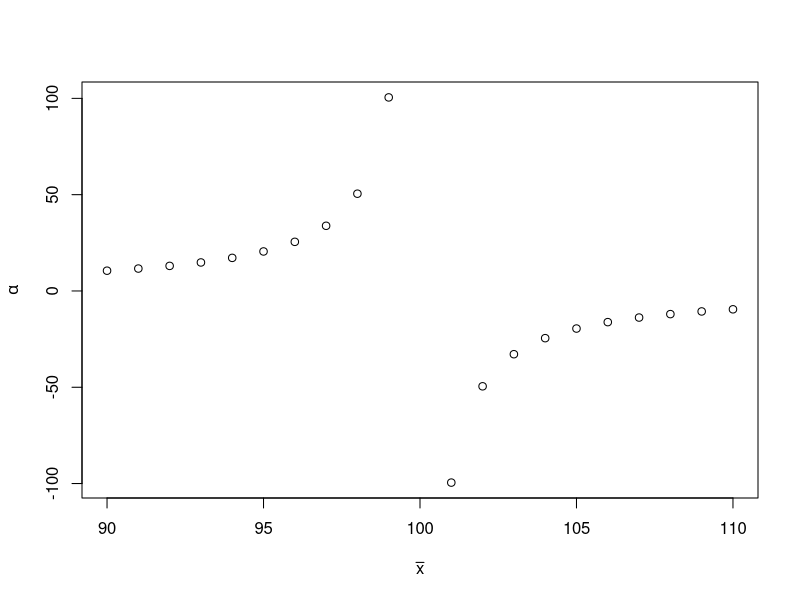

Recreate this plot in R. (Note: this script raises an error after producing the figure.)
## ---- chunk 1
xbar <-90:110
s <- 100
# MME
alpha_tilde <- 2*s^2/xbar^2 * 1/(s^2/xbar^2 - 1)
lambda_tilde <- xbar*(alpha_tilde -1)
plot(xbar,alpha_tilde, xlab = expression(bar(x)), ylab = expression(alpha))

## ---- chunk 2
# discrete random variable
x <- c(1,2) #1 = type A, 2 = type B
px <- c(0.9,0.1)

alpha <- c(3,4)
beta <- c(400,1000)

claim <- 1000

pclaim <- ppareto(claim, shape = alpha, scale = beta, lower.tail = FALSE)

ans1 <- px %*% pclaim 

EXtype <-  beta/(alpha - 1)

EX2type <- alpha*beta^2/((alpha-1)^2 * (alpha-2)   ) + EXtype^2

EX <- px %*% EXtype

EX2 <- px %*% EX2type


VX <- EX2 - (EX)^2 
SX <- sqrt(VX)

alpha_tilde <- 2*VX/EX^2 * 1/(VX/EX^2 - 1) #/tilde/alpha
beta_tilde <- EX*(alpha_tilde -1)

pYclaim <- ppareto(claim, shape = alpha_tilde, scale = beta_tilde, lower.tail = FALSE)


## ---- chunk 3
EX <- 200
VX <- 2916

sigma_tilda <- sqrt(log(  VX/EX^2 +1  ))  # gives \tilde\sigma
mu_tilda <- log(EX) - sigma_tilda^2/2      # gives \tilde\mu

x <- 250

probx <- pnorm(log(x), mean = mu_tilda, sd = sigma_tilda, lower.tail = FALSE )
## ---- chunk 4


EY <- 200
VY <- 250^2

d<-100

alpha_tilde <- 2*VY/EY^2 * 1/(VY/EY^2 - 1) #/tilde/alpha
beta_tilde <- EY*(alpha_tilde -1)

lambda_tilde <- beta_tilde - d

ans2  <- ppareto(d,shape=alpha_tilde,scale=beta_tilde)

pYclaim <- ppareto(claim, shape = alpha_tilde, scale = beta_tilde, lower.tail = FALSE)


EYI <- 160
M <- (lambda_tilde + d)/(1 - (alpha_tilde - 1)*EYI/(lambda_tilde + d))^{1/(alpha_tilde - 1)} - (lambda_tilde + d)

## ---- chunk 5
# Compound Poisson Distribution
# CP(lambda,FX)
# N ~ Poisson(lambad) = Poisson(10)
# X ~ Ga(alpha,beta)= Pa(2,1)

lambda <-20
alpha <- 2
beta <- 1


r <- c(1,2,3)
mr <- (1/beta^r)*(gamma(alpha + r)/gamma(alpha))


ES <- lambda*mr[1]
VS <- lambda*mr[2]
Sk <- (lambda * mr[3])/(lambda * mr[2])^(3/2)   
## ---- chunk 6
policyLimit <- 125
lambda <- 0.02

n <- c(60,40)

lambda <- lambda*n
deductible <- c(10,0)

# First group of policies
x <- c(50,150,200)
px <- c(1/3,1/3,1/3)

x1 <- sapply(x-deductible[1], function(i){min(i, policyLimit)})
x1 <- unique(x1)
x2 <- sapply(x-deductible[2], function(i){min(i, policyLimit)})
x2 <- unique(x2)

# Hard coding
px1 <- c(1/3,2/3)
px2 <- c(1/3,2/3)

EX1 <- px1 %*% x1
EX2 <- px2 %*% x2

ES1 <- lambda[1]*EX1
ES2 <- lambda[2]*EX2
## ---- chunk 7
N <- c(0,1,2,3)
PN <- c(0.5,0.3,0.1,0.1)

EN <- N %*% PN
EN2 <- N^2 %*% PN
VN <- EN2 - (EN)^2

# X ~ uniform U(a,b)
a <- 0
b <- 100

EX <- 1/2*(a + b)
EX2 <- 1/3*(a^2 +a*b +  b^2)

ES <- EN*EX
VS <- EN*(EX2 - EX^2) + VN*EX^2
## ---- chunk 8
# Compound Poisson Distribution
# CP(lambda,FX)
# N ~ Poisson(lambda) = Poisson(200)
# X ~ Exp(1/mu)

lambda <-200
muInit <- 500

#Proportional factor
alpha <- c(0.8,0.2)

r <- c(1,2)
# for insurer after proportional reinsurance
mu <- muInit*alpha

mrX <- gamma(r+1)*(muInit[1])^r
mrY <- gamma(r+1)*(mu[1])^r  #mrI[1] and mrI[2] (for insurer)
mrZ <- gamma(r+1)*(mu[2])^r

ES <- lambda*mrX[1]
VS <- lambda*mrX[2]


ESI <- lambda*mrY[1]
VSI <- lambda*mrY[2]

ESR <- lambda*mrZ[1]
VSR <- lambda*mrZ[2]
## ---- chunk 9

N <- c(0,1,2,3)
PN <- c(0.5,0.3,0.1,0.1)

EN <- N %*% PN
EN2 <- N^2 %*% PN
VN <- EN2 - (EN)^2

# X ~ Pareto U(a,b)
alpha <- 4
beta <- 1

m1 <- beta/(alpha-1)
m2 <- (2*beta^2)/ ((alpha - 1) * (alpha -2))
m3 <- (6*beta^3)/ ((alpha - 1) * (alpha -2) * (alpha -3))

ES <- EN*m1
VS <- EN*(m2 - m1^2) + VN*m1^2
Sk <- (lambda * m3)/(lambda * m2)^(3/2)
## ---- chunk 10
# Compound Poisson Distribution
# CP(lambda,FX)
# N ~ Poisson(lambad) = Poisson(10)
# X ~ \mathcal{Pa}(alpha,beta)= \mathcal{Pa}(2,1)

lambda <-10
alpha <- 3
beta <- 2000


r <- c(1,2)
mr <- (beta^r)*(gamma(alpha - r)*gamma(1 + r))/gamma(alpha)


ES <- lambda*mr[1]
VS <- lambda*mr[2]
Sk <- (lambda * mr[3])/(lambda * mr[2])^(3/2)   

# Excess of loss reinsurance
M <- 1200
piM <- ppareto(M,shape = alpha, scale = beta, lower.tail = FALSE)

# Define W = X - M | X > M ~ \mathcal{Pa}(alpha,beta+M)
# Calculate E[W], E[W^2]
r <- c(1,2)
mrR <- ((beta+M)^r)*(gamma(alpha - r)*gamma(1 + r))/gamma(alpha)


lambdaR <- lambda*piM
ESR <- lambdaR*mrR[1]
VSR <- lambdaR*mrR[2]

theta  <- 0.15
thetaR <- 0.2

# Expected profit before reinsurance
EProfitBR <- theta*ES

# Expected profit after excess of loss reinsurance
EProfitAR <- theta*ES - thetaR*ESR

# the percentage reduction in the expected profit
reductionExpProfit <- 100*(EProfitBR - EProfitAR)/EProfitBR


### From X = Y + Z, now we will calculate E[Y^2] (see the formula from Gray p254)

eta <- beta/(beta + M)
EY2 <- (2*beta)*(beta*(1 - eta^(alpha - 2)) - (alpha -2)*M*eta^(alpha-1) )/((alpha-1)*(alpha-2))

ESI <- ES - ESR
VSI <- lambda*EY2

# the percentage reduction in the SD of  profit
reductionVarProfit <- 100*(sqrt(VS) - sqrt(VSI))/sqrt(VS)


## ---- chunk 11
# Compound Poisson Distribution
# CP(lambda,FX)
# N ~ Poisson(lambda) = Poisson(80)
# X ~ Exp(beta)

lambda <-80
beta <- 1/10

#retention level M = 20
M <- 20

mu <- 1/beta

#The proportion of claims which involve the reinsurer 
p <- exp(-M/mu)

EZ <- p*mu
EZ2 <- 2*p*mu^2
VZ <- EZ2 - EZ^2
covZ <- sqrt(VZ)/EZ


EX <- 1/beta
EX2 <- 2/beta^2

EY <- (1- exp(-beta*M))*EX

VY <- (1/beta^2)*(2 - exp(-beta*M)*( (beta*M)^2 + 2*(beta*M) + 2 )  ) + M^2*(exp(-beta*M)) - (EY)^2

EY2 <- 2*mu* (  mu*(1 - exp(-M/mu)) - M*exp(-M/mu)   )
VY <- EY2 - (EY)^2  
covY <- sqrt(VY)/EY


EZ <- exp(-M*beta)*EX
EZ2 <- 2*mu^2*exp(-M/mu)
VZ <- EZ2 - (EZ)^2  
covZ <- sqrt(VZ)/EZ
####


ES <- lambda*EX
VS <- lambda*EX2


ESI <- lambda*EY
VSI <- lambda*EY2

ESR <- lambda*EZ
VSR <- lambda*EZ2
## ---- chunk 12
fx <- c(0,1/2,1/4,1/4)
lambda <- 0.5
Fs <- aggregateDist("recursive", model.freq = "poisson",
                    model.sev = fx, lambda = lambda)

gr <- round(c(Fs(0), diff(Fs(0:11))),6)  # probability mass function
#plot(c(Fs(0), diff(Fs(0:11))) )     
## ---- chunk 13
lam <- 0.5 
f1 <- 2/3
f2 <- 1/3
g0 <- exp(-lam)
g1 <- lam*f1*g0
g2 <- 1/(3*2)*(g1 + g0)
g3 <- 1/(3*3)*(g2 + g1)
g4 <- 1/(3*4)*(g3 + g2)

## ---- chunk 14
n <- 1000
p <- 0.04
d <- 1 #deductible

lam2 <- 1/2
EX <- 1/lam2
EX2 <- 2/lam2^2


ES <- n*p*EX
VS <- n*p*(EX2- p*EX^2)

theta1 <- qnorm(0.95)*sqrt(VS)/ES

pstar <- p*exp(-lam2*d)

EY <- EX
EY2 <- EX2

ESD <- n*pstar*EY
VSD <- n*pstar*(EY2- pstar*EY^2)

theta2 <- qnorm(0.95)*sqrt(VS)/ES
## ---- chunk 15
b1 <- 1 #benefit amount
b2 <- 2

n1 <- 4000 #no. of policies
n2 <- 1000

p <- 0.03 # prob of a claim

ES1 <- b1*n1*p
ES2 <- b2*n2*p
ES <- ES1 + ES2

VS1 <- b1^2*n1*p*(1-p)
VS2 <- b2^2*n2*p*(1-p)
VS <- VS1 + VS2

z <- (200 - ES)/sqrt(VS)

prob <- 1 - pnorm(z,0,1)

M <- 1.5
ESR <- (b2-M )*n2*p

thetaR <- 0.2
PR <- (1+thetaR)*ESR


VS1I <- b1^2*n1*p*(1-p)
VS2I <- (M)^2*n2*p*(1-p)
VSI <- VS1I + VS2I

ESI <- ES - ESR

z2 <- (200 - ESI - PR)/sqrt(VSI)
prob2 <- 1 - pnorm(z2,0,1)

ratio <- 100*(prob - prob2)/prob

## ---- chunk 16
pt1 <- 0.8   #prob of type 1 claim
pt2 <- 1-pt1

lambdat1 <- 0.002     #for Exponential dist for type I
at2 <- 20000        # U(a,b) for type II
bt2 <- 50000

EXt1 <- 1/lambdat1
EXt2 <- (1/2)*(at2 + bt2)

EX <- pt1*EXt1 + pt2*EXt2

prop_claims <- 0.1 # proportion of policies result in a claim
theta <- 0.15  #Security loading

premium <-  prop_claims*EX*(1+theta)
## ---- chunk 17
St <- c(4,6,2)
ti <- c(0.3,0.8,1.5)
cumSt <- cumsum(St)
u <- 5.5
c <- 3

U <- function(t){ ifelse(( t < ti[1]) , u + c*t, 
    ifelse( ( ti[1] <= t & t < ti[2]), u + c*t - cumSt[1],
    ifelse( ( ti[2] <= t & t < ti[3]), u + c*t - cumSt[2],  
    ifelse( ( ti[3] <= t), u + c*t - cumSt[3],NA))))}



#plot(U,xlim=c(0,2), ylim = c(-1, 2), col = "red", xlab = expression(italic("t")), ylab = expression(italic("U(t)"))) 
#abline(v = 0, h = 0)
## ---- chunk 18
plot(U,xlim=c(0,2), ylim = c(-3, 8), col = "red", xlab = expression(italic("t")), ylab = expression(italic("U(t)"))) 
abline(v = 0, h = 0)
## ---- chunk 19
St <- c(4,6,2)
ti <- c(0.3,0.8,1.5)

M <- 3.5 #Retention limit

# now cumSt are paid amounts by insurer
cumSt <- cumsum(pmin(St,M))
u <- 5.5
c <- 3
cr <- 1


#a <- 0.7

U <- function(t){ ifelse(( t < ti[1]) , u + (c - cr)*t, 
    ifelse( ( ti[1] <= t & t < ti[2]), u + (c - cr)*t - cumSt[1],
    ifelse( ( ti[2] <= t & t < ti[3]), u + (c - cr)*t - cumSt[2],  
    ifelse( ( ti[3] <= t), u + (c - cr)*t - cumSt[3],NA))))}



#plot(U,xlim=c(0,2), ylim = c(-1, 2), col = "red", xlab = expression(italic("t")), ylab = expression(italic("U(t)"))) 
#abline(v = 0, h = 0)
## ---- chunk 20
plot(U,xlim=c(0,2), ylim = c(-3, 8), col = "red", xlab = expression(italic("t")), ylab = expression(italic("U(t)"))) 
abline(v = 0, h = 0)
## ---- chunk 21
lambda <- 0.1
theta <- 0.1 #Security loading

u <- 100
x <- c(50,75,120)
px <- c(0.7,0.25,0.05)

EX <- sum(x*px)

ES <- lambda*EX

c <- (1+theta)*ES

s0 <- u + 2*c # We require S(2) <= s0

t<-2
pn0 <- dpois(0,t*lambda)
pn1 <- dpois(1,t*lambda)
pn2 <- dpois(2,t*lambda)

px50 <- px[which(x==50)]
px75 <- px[which(x==75)]


pS2 <- pn0 + pn1*px50 + pn1*px75 + pn2*px50*px50
## ---- chunk 22
lambda <- 0.1

u <- 0.3
x <- c(1,2)
px <- c(0.7,0.3)

EX <- sum(x*px)

ES <- lambda*EX

c <- 0.4

#s0 <- u + 2*c # We require S(2) <= s0

t<-1
pn0 <- dpois(0,t*lambda)

noRuinProb = dpois(0,1.75*lambda)*( dpois(0,0.25*lambda) +  dpois(1,0.25*lambda)*px[which(x==1)])

